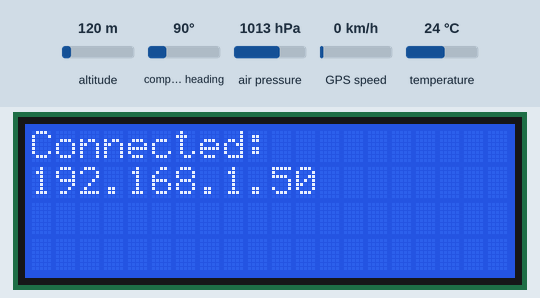
Recording of a sketch running on a simulated ESP32. Shown: 20×4 character LCD. Inputs (shaded band) come from the test bench; at power-on: altitude 120 m, compass heading 90°, air pressure 1013 hPa, GPS speed 0 km/h, temperature 24 °C. WiFi joins after 1.5 s; servers stay silent unless stated; the GPS gets a fix after 3 s at 37.7749, -122.4194 with 8 satellites; what the sketch prints to the serial monitor is not drawn.

Above: at 2.6 s.
At 7.7 s:
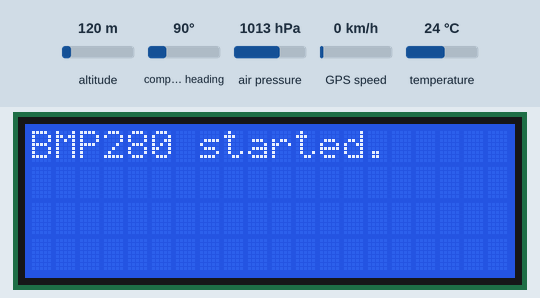
At 9.7 s:
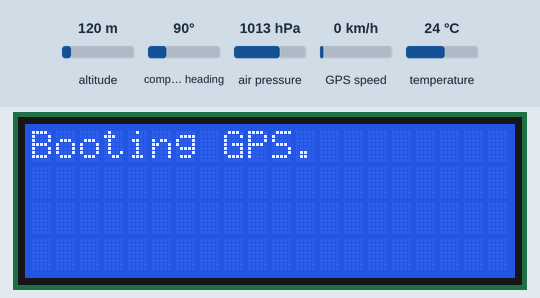
At 15.0 s:
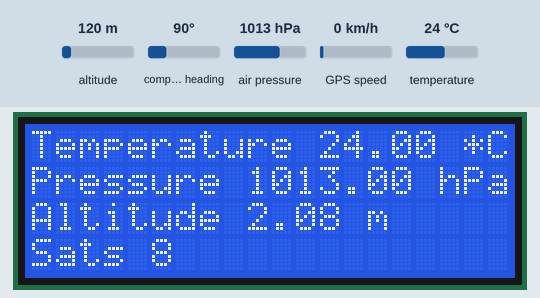

The sketch:

ESP32.ino
```cpp
#include <WebServer.h>
#include <WiFi.h>        //wifi library
#include <Adafruit_BMP280.h> //BMP280 library
#include <LiquidCrystal_I2C.h> //LCD library
#include <TinyGPS++.h> //GPS library
#include <SoftwareSerial.h> //Serial connection GPIO adjust

/****** HTTP CONNECTION SETUP ******/
const char* ssid = "YOUR_SSID";
const char* password = "YOUR_PASSWORD";
WiFiServer server(80); // Set web server port number to 80
String header; // Variable to store the HTTP request
unsigned long currentTime = millis();
unsigned long previousTime = 0;
const long timeoutTime = 2000; // Define timeout time in milliseconds

/****** BMP280_SENSOR ******/
Adafruit_BMP280 bmp;  // I2C Interface
// for more accurate https://barometricpressure.app/cities
//  insert your location sea level pressure (milibar)
float SEALEVELPRESSURE_HPA = 1013.25; //default value


/****** I2C_LCD ******/
LiquidCrystal_I2C lcd = LiquidCrystal_I2C(0x27, 20, 4);
int lcdColumns = 20;
int lcdRows = 4;


/****** GLOBAL_STRING_DISPLAY ******/
String strLon = "not available";
String strLat = "not available";
String strAlt = "not available";
String strTemp, strPressure;
String numSats = "0";
String sym="/";


/****** NEO-6M_GPS_MODULE******/
static const int RXPin = 16, TXPin = 17; //UART2 pin configuration
static const uint32_t GPSBaud = 9600; //GPS baud rate
TinyGPSPlus gps; //create TinyGPSPlus object
SoftwareSerial ss(RXPin, TXPin);  // The serial connection object to the GPS device

void setup() {
  Serial.begin(9600); //start UART1 serial commnuication
  lcd.init();// initialize LCD
  lcd.backlight();
  delay(1000);
  lcd.clear();

  //Connect to Wi-Fi network with given SSID and password
  WiFi.begin(ssid, password);
  while (WiFi.status() != WL_CONNECTED) {
    Serial.println("Connecting");
    delay(500);
    Serial.print(".");
  }

  // Print local IP address and start web server
  Serial.println("");
  Serial.print("Connected to WiFi network with IP Address: ");
  Serial.println(WiFi.localIP());

  lcd.clear();
  lcd.setCursor(0, 0);
  lcd.print("Connected:");
  lcd.setCursor(0, 1);
  lcd.print(WiFi.localIP());
  server.begin();
  delay(2000);

  //BMP280 Initialization
  if (!bmp.begin(0x76)) {
    lcd.print("BMP280 not found.");
    Serial.println(F("Could not find a valid BMP280 sensor, check wiring!"));
    while (1);
  }

  /* Default settings from datasheet. */
  bmp.setSampling(Adafruit_BMP280::MODE_NORMAL,     /* Operating Mode. */
                  Adafruit_BMP280::SAMPLING_X2,     /* Temp. oversampling */
                  Adafruit_BMP280::SAMPLING_X16,    /* Pressure oversampling */
                  Adafruit_BMP280::FILTER_X16,      /* Filtering. */
                  Adafruit_BMP280::STANDBY_MS_500); /* Standby time. */
  delay(3000);
  lcd.clear();
  lcd.print("BMP280 started.");
  delay(2000);
  lcd.clear();

  // GPS Initialization
  ss.begin(GPSBaud);
  lcd.clear();
  lcd.print("Booting GPS.");
  delay(5000);
  Serial.println(F("DeviceExample.ino"));
  Serial.println(F("A simple demonstration of TinyGPS++ with an attached GPS module"));
  Serial.print(F("Testing TinyGPS++ library v. "));
  Serial.println(TinyGPSPlus::libraryVersion());
  Serial.println(F("by Mikal Hart"));
  Serial.println();

}

void loop() {

  while (ss.available() > 0) {
    if (gps.encode(ss.read())) {  //funnel characters from GPS module using encode()
      strLat = String(gps.location.lat(), 6);
      strLon = String(gps.location.lng(), 6);
      numSats = String(gps.satellites.value());
      strTemp = bmp.readTemperature();
      strPressure = bmp.readPressure() / 100.0F;
      strAlt = bmp.readAltitude(SEALEVELPRESSURE_HPA);
      displayUART(); //send data to serial monitor
      displayLCD(); //display Temperature,Pressure and Altitude on LCD
      webSever(); //create websever
      delay(10000);
    }
  }

  if (millis() > 5000 && gps.charsProcessed() < 10) {
    Serial.println(F("No GPS detected: check wiring."));
    while (true)
      ;
  }
}

void webSever() {
  WiFiClient client = server.available();

  if (client) {  // If a new client connects,
    currentTime = millis();
    previousTime = currentTime;
    Serial.println("New Client.");                                             // print a message out in the serial port
    String currentLine = "";                                                   // make a String to hold incoming data from the client
    while (client.connected() && currentTime - previousTime <= timeoutTime) {  // loop while the client's connected
      currentTime = millis();
      if (client.available()) {  // if there's bytes to read from the client,
        char c = client.read();  // read a byte, then
        Serial.write(c);         // print it out the serial monitor
        header += c;
        if (c == '\n') {  // if the byte is a newline character
          // if the current line is blank, you got two newline characters in a row.
          // that's the end of the client HTTP request, so send a response:
          if (currentLine.length() == 0) {
            // HTTP headers always start with a response code (e.g. HTTP/1.1 200 OK)
            // and a content-type so the client knows what's coming, then a blank line:
            client.println("HTTP/1.1 200 OK");
            client.println("Content-type:text/html");
            client.println("Connection: close");
            client.println();

            // Display the HTML web page
            client.println("<!DOCTYPE html><html>");
            client.println("<head><meta name=\"viewport\" content=\"width=device-width, initial-scale=1\">");
            client.println("<link rel=\"icon\" href=\"data:,\">");
            // CSS to style the table
            client.println("<style>body { text-align: center; font-family: \"Trebuchet MS\", Arial;}");
            client.println("table { border-collapse: collapse; width:35%; margin-left:auto; margin-right:auto; }");
            client.println("th { padding: 12px; background-color: #0043af; color: white; }");
            client.println("tr { border: 1px solid #ddd; padding: 12px; }");
            client.println("tr:hover { background-color: #bcbcbc; }");
            client.println("td { border: none; padding: 12px; }");
            client.println(".sensor { color:white; font-weight: bold; background-color: #bcbcbc; padding: 1px; }");

            // Web Page Heading
            client.println("</style></head><body><h1>ESP32 with BMP280 && NEO-6M GPS</h1>");
            client.println("<table><tr><th>MEASUREMENT</th><th>VALUE</th></tr>");
            client.println("<tr><td>Date</td><td><span class=\"sensor\">");
            String date= gps.date.month() + sym + gps.date.day() + sym + gps.date.year();
            client.println(date);
            client.println("</span></td></tr>");
            client.println("<tr><td>Temp. Celsius</td><td><span class=\"sensor\">");
            client.println(strTemp);
            client.println(" *C</span></td></tr>");
            client.println("<tr><td>Temp. Fahrenheit</td><td><span class=\"sensor\">");
            client.println(1.8 * bmp.readTemperature() + 32);
            client.println(" *F</span></td></tr>");
            client.println("<tr><td>Pressure</td><td><span class=\"sensor\">");
            client.println(strPressure);
            client.println(" hPa</span></td></tr>");
            client.println("<tr><td>Approx. Altitude</td><td><span class=\"sensor\">");
            client.println(strAlt);
            client.println(" m</span></td></tr>");
            client.println("<tr><td>Latitude</td><td><span class=\"sensor\">");
            client.println(strLat);
            client.println("</span></td></tr>");
            client.println("<tr><td>Longitude</td><td><span class=\"sensor\">");
            client.println(strLon);
            client.println("</span></td></tr>");
            client.println("<tr><td>Tracked Satellites </td><td><span class=\"sensor\">");
            client.println(numSats);
            client.println("</span></td></tr>");
            client.println("</body></html>");

            // The HTTP response ends with another blank line
            client.println();
            // Break out of the while loop
            break;
          } else {  // if you got a newline, then clear currentLine
            currentLine = "";
          }
        } else if (c != '\r') {  // if you got anything else but a carriage return character,
          currentLine += c;      // add it to the end of the currentLine
        }
      }
    }
    // Clear the header variable
    header = "";
    // Close the connection
    client.stop();
    Serial.println("Client disconnected.");
    Serial.println("");
  }
}

void displayLCD() {
  lcd.clear();

  lcd.setCursor(0,0);
  lcd.print("Temperature ");
  lcd.setCursor(12,0);
  lcd.print(strTemp); lcd.print(" *C");
  lcd.setCursor(0,1);
  lcd.print("Pressure ");
  lcd.setCursor(9,1);
  lcd.print(strPressure); lcd.print(" hPa");
  lcd.setCursor(0,2);
  lcd.print("Altitude ");
  lcd.setCursor(9,2);
  lcd.print(strAlt); lcd.print(" m");
  lcd.setCursor(0,3);
  lcd.print("Sats ");
  lcd.setCursor(5,3);
  lcd.print(numSats);
  delay(10);
}


void displayUART() {
  Serial.println();
  Serial.print(F("Temperature = "));
  Serial.print(strTemp); //fetch and print Temperature
  Serial.println(" *C");

  Serial.print(F("Pressure = "));
  Serial.print(strPressure); ////fetch and display Pressure in hPa
  Serial.println(" hPa");

  Serial.print(F("Approx altitude = "));
  Serial.print(strAlt); //fetch and display Altitude in meters
  Serial.println(" m");
  Serial.println();

  Serial.print(F("Location: "));
  if (gps.location.isValid()) {
    Serial.print(strLat);
    Serial.print(F(","));
    Serial.println(strLon);

  } else {
    Serial.println(F("INVALID"));
  }

  Serial.print(F("  Date/Time: "));
  if (gps.date.isValid()) {
    Serial.print(gps.date.month());
    Serial.print(F("/"));
    Serial.print(gps.date.day());
    Serial.print(F("/"));
    Serial.println(gps.date.year());
  } else {
    Serial.print(F("INVALID"));
  }

  Serial.print(F(" "));
  if (gps.time.isValid()) {
    if (gps.time.hour() < 10) Serial.print(F("0"));
    Serial.print(gps.time.hour());
    Serial.print(F(":"));
    if (gps.time.minute() < 10) Serial.print(F("0"));
    Serial.print(gps.time.minute());
    Serial.print(F(":"));
    if (gps.time.second() < 10) Serial.print(F("0"));
    Serial.print(gps.time.second());
    Serial.print(F("."));
    if (gps.time.centisecond() < 10) Serial.print(F("0"));
    Serial.print(gps.time.centisecond());
  } else {
    Serial.print(F("INVALID"));
  }
}
```

Measured:
- what the display in image 0 shows lasts 5.0 s, from 2.6 s to 7.6 s
- what the display in image 1 shows lasts 2.0 s, from 7.6 s to 9.6 s
- what the display in image 2 shows lasts 5.3 s, from 9.6 s to 14.9 s
